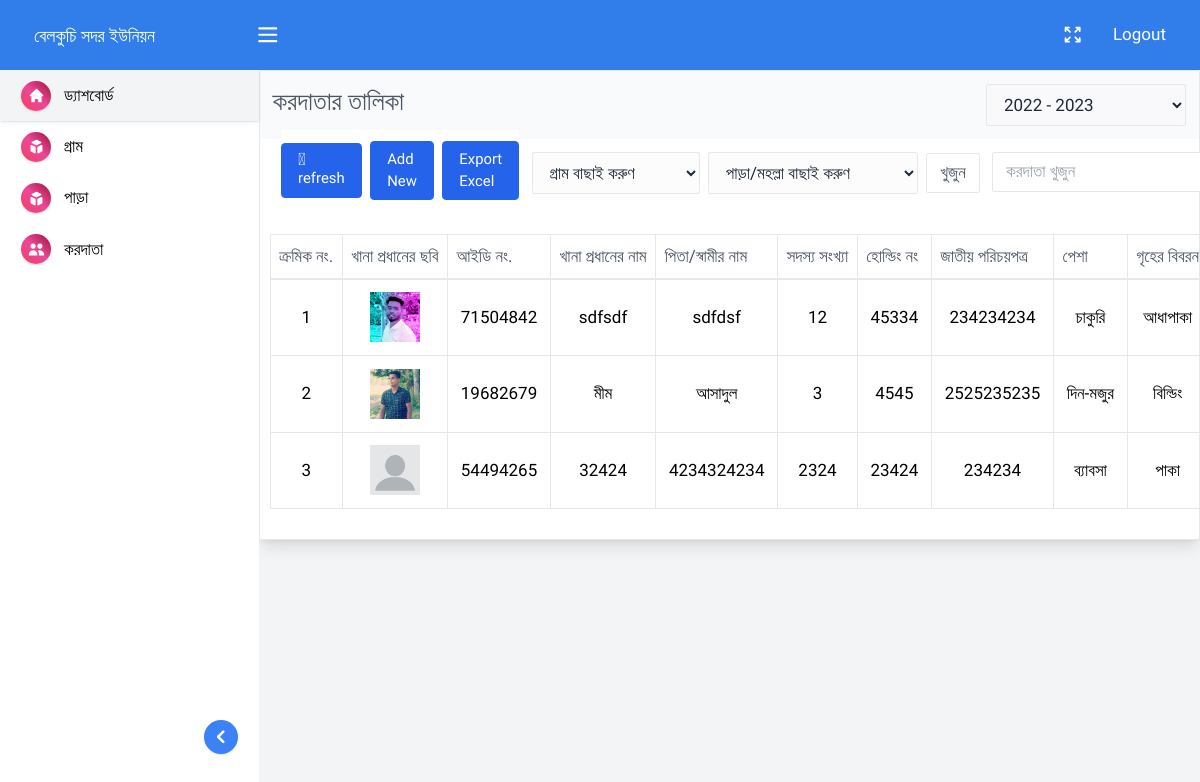
Screenshot of /tax-holder-all.php (signed in) with the database file from the repository.
### tables this page shows
CREATE TABLE `union_name` (
  `id` int(255) NOT NULL,
  `admin_id` int(255) NOT NULL,
  `union_name` varchar(255) NOT NULL,
  `pass` varchar(255) NOT NULL,
  `time` int(255) NOT NULL
);

CREATE TABLE `person` (
  `admin_id` int(255) NOT NULL,
  `id` int(255) NOT NULL,
  `id_no` int(255) NOT NULL,
  `name` varchar(255) NOT NULL,
  `guardian_name` varchar(255) NOT NULL,
  `village` varchar(255) NOT NULL,
  `section` varchar(255) NOT NULL,
  `word_no` varchar(255) NOT NULL,
  `family_member` int(255) NOT NULL,
  `male` int(255) NOT NULL,
  `female` int(255) NOT NULL,
  `holding_no` varchar(255) NOT NULL,
  `nid_no` varchar(300) NOT NULL,
  `profession` varchar(255) NOT NULL,
  `home` varchar(255) NOT NULL,
  `net_worth` int(255) NOT NULL,
  `annual_tax` int(255) NOT NULL,
  `ablable_tax` int(255) NOT NULL,
  `due_tax` int(255) NOT NULL,
  `present_year` varchar(255) NOT NULL,
  `mobile_no` varchar(300) NOT NULL,
  `status` varchar(255) NOT NULL DEFAULT 'Pending',
  `obostha` varchar(255) NOT NULL DEFAULT 'বহাল',
  `file_name` varchar(255) NOT NULL DEFAULT 'avatar.jpg',
  `time` int(255) NOT NULL
);

### include/functions.php (called while the page is built, shortened)
<?php
$time = time();
  ?>

### tax-holder-all.php (the view, shortened to what this page needs)
<?php include("common/header.php");?>
<?php
if(isset($_SESSION['year'])){
    $year = $_SESSION['year'];
}else{
    $year_left = 86400*365;
    $present_year = $time-$year_left;
    $year = date("Y",$present_year) ." - ". date("Y",time());
}
if(isset($_SESSION['village'])){
    $sess_vlg = $_SESSION['village'];
}else{
    $sess_vlg = 0;
}
if(isset($_SESSION['section'])){
    $sess_sec = $_SESSION['section'];
}else{
    $sess_sec = 0;
}
?>
<main class="main_content">
    <?php include("common/sidebar.php");?>
    <section class="content_wrapper">
        <section class="page_main_content">
            <div class="main_content_container">
                <div class="table_content_wrapper">
                    <div class="page_title flex justify-between">
                        <h3>করদাতার তালিকা</h4>
                        <select style="width: 200px;" class="input" id="year" name="year" onchange="window.location.href='tax-holder-all.php?year='+this.options [this.selectedIndex].value">
                            <option selected style="display:none;" value="<?php echo $year?>"><?php echo $year?></option>
                        </select>
                    </div>
                    <header class="table_header">
                        <div class="table_header_left">
                            <a href="tax-holder-all.php?session_destroy=true" class="px-4 py-2 text-sm bg-blue-600 text-white rounded focus:ring"><i class="fa-solid fa-rotate-right"></i> refresh</a>
                            <a href="tax-holder-add.php" class="px-4 py-2 text-sm bg-blue-600 text-white rounded focus:ring">Add New</a>
                            <a href="tax-holder-export.php" class="px-4 py-2 text-sm bg-blue-600 text-white rounded focus:ring">Export Excel</a>
                        </div>
                        <div>
                            <form action="" method="GET">
                                <div class="table_header_right">
                                <select style="width: 350PX;" name="village" id="village" class="input">
                                    <?php
                                    if($sess_vlg != 0 ){
                                    $select_village  = mysqli_fetch_assoc(mysqli_query($conn,"SELECT * FROM village WHERE admin_id=$id AND id=$sess_vlg"));
                                    ?>
                                        <option selected value="<?php echo $select_village['id']?>"><?php echo $select_village['name']?></option>
                                    <?php  }else{ ?>
                                    <option selected disabled>গ্রাম বাছাই করুণ</option>
                                   <?php }?>
                                </select>
                                <select name="section" class="input" id="section">
                                <?php
                                    if($sess_sec != 0 ){
                                    $select_section  = mysqli_fetch_assoc(mysqli_query($conn,"SELECT * FROM section WHERE admin_id=$id AND id=$sess_sec"));
                                    ?>
                                        <option selected value="<?php echo $select_section['id']?>"><?php echo $select_section['name']?></option>
                                    <?php  }else{ ?>
                                    <option selected disabled>পাড়া/মহল্লা বাছাই করুণ</option>
                                   <?php }?>
                                </select>
                                <input style="cursor:pointer;" type="submit" class="btn" value="খুজুন"/>
                            </div>
                        </form>
                        </div>
                        <form action="" method="GET">
                            <div class="table_header_right">
                                <input type="search" name="src" placeholder="করদাতা খুজুন" />
                            </div>
                        </form>
                    </header>
                    <div class="table_parent">
                        <div class="table_sub_parent">
                            <table class="table">
                                <thead>
                                    <tr>
                                        <th class="table_th"><div class="table_th_div"><span>ক্রমিক নং.</span></div></th>
                                        <th class="table_th"><div class="table_th_div"><span>খানা প্রধানের ছবি</span></div></th>
                                        <th class="table_th"><div class="table_th_div"><span>আইডি নং.</span></div></th>
                                        <th class="table_th"><div class="table_th_div"><span>খানা প্রধানের নাম</span></div></th>
                                        <th class="table_th"><div class="table_th_div"><span>পিতা/স্বামীর নাম</span></div></th>
                                        <th class="table_th"><div class="table_th_div"><span>সদস্য সংখ্যা</span></div></th>
                                        <th class="table_th"><div class="table_th_div"><span>হোল্ডিং নং</span></div></th>
                                        <th class="table_th"><div class="table_th_div"><span>জাতীয় পরিচয়পত্র</span></div></th>
                                        <th class="table_th"><div class="table_th_div"><span>পেশা</span></div></th>
                                        <th class="table_th"><div class="table_th_div"><span>গৃহের বিবরন</span></div></th>
                                    </tr>
                                </thead>
                                <tbody id="tax_holders_wrapper" class="text-sm">
                                <?php
                                if(isset($_GET['src'])){
                                    $src = $_GET['src'];
                                    $empSQL = "SELECT * FROM person WHERE admin_id=$id AND present_year='$year' AND (name LIKE '$src' OR mobile_no = '$src' OR nid_no = '$src' OR holding_no = '$src' OR guardian_name LIKE '$src')";
                                }elseif($sess_vlg > 0 && $sess_sec > 0){
                                    $empSQL = "SELECT * FROM person WHERE admin_id=$id AND present_year='$year' AND village = $sess_vlg AND section = $sess_sec ";
                                }elseif($sess_vlg > 0){
                                    $empSQL = "SELECT * FROM person WHERE admin_id=$id AND present_year='$year' AND village = $sess_vlg ";
                                }else{
                                    $empSQL = "SELECT * FROM person WHERE admin_id=$id AND present_year='$year' ";
                                }
                                $query = mysqli_query($conn, $empSQL);
                                $i = 0;
                                while($row = mysqli_fetch_assoc($query)){ $i++;
                                ?>
                                    <tr>
                                        <td class="p-3 border whitespace-nowrap">
                                            <div class="text-center"><?php echo $i?></div>
                                        </td>
                                        <td class="p-3 border whitespace-nowrap">
                                            <div class="text-center">
                                                <img style="width: 50px;height:50px;margin:auto" src="upload/<?php echo $row['file_name']?>" alt="image">
                                            </div>
                                        </td>
                                        <td class="p-3 border whitespace-nowrap">
                                            <div class="text-center"><?php echo $row['id_no']?></div>
                                        </td>
                                        <td class="p-3 border whitespace-nowrap">
                                            <div class="text-center"><?php echo $row['name']?></div>
                                        </td>
                                        <td class="p-3 border whitespace-nowrap">
                                            <div class="text-center"><?php echo $row['guardian_name']?></div>
                                        </td>
                                        <td class="p-3 border whitespace-nowrap">
                                            <div class="text-center"><?php echo $row['family_member']?></div>
                                        </td>
                                        <td class="p-3 border whitespace-nowrap">
                                            <div class="text-center"><?php echo $row['holding_no']?></div>
                                        </td>
                                        <td class="p-3 border whitespace-nowrap">
                                            <div class="text-center"><?php echo $row['nid_no']?></div>
                                        </td>
                                        <td class="p-3 border whitespace-nowrap">
                                            <div class="text-center"><?php echo $row['profession']?></div>
                                        </td>
                                        <td class="p-3 border whitespace-nowrap">
                                            <div class="text-center"><?php echo $row['home']?></div>
                                        </td>
                                    </tr>
                                    <?php  } ?>
                                </tbody>
                            </table>
                        </div>
                    </div>
                </div>
            </div>
        </section>
    </section>
</main>
<?php include("common/footer.php");?>

### common/header.php (shortened to what this page needs)
<?php include("include/functions.php");?>
<?php
if(isset($_SESSION['admin_id'])){
  $id = $_SESSION['admin_id'];
}elseif(isset($_COOKIE['admin_id'])){
  $id = $_COOKIE['admin_id'];
}else{
  $id = 0;
}
if(isset($_SESSION['admin_id'])){
  $id = $_SESSION['admin_id'];
}
$union = mysqli_fetch_assoc(mysqli_query($conn,"SELECT * FROM union_name WHERE admin_id=$id"));
?>
<!DOCTYPE html>
<html>
  <head>
    <link href="dist/css/category.css" rel="stylesheet" />
    <link href="dist/css/styles.css" rel="stylesheet" />
    <link href="dist/css/custom.css" rel="stylesheet" />
  </head>
  <body>
    <header class="header">
      <div class="header_container">
        <div class="header_left">
          <div class="header_brand">
            <a href="index.php" class="go_home">
              <div>
                <?php if($website['logo']=""){ ?>
                  <img style="width:150px;height:50px" src="upload/<?php echo $website['logo'];?>" alt="">
                 <?php }else{ ?>
                  <span style="font-size:18px;color:#fff;"><?php echo $union['union_name']?></span>
               <?php  } ?>
              </div>
            </a>
          </div>
          <button onclick="toggle_nav()" class="menu_icon"></button>
        </div>
        <div class="header_right">
          <button onclick="toggle_full_screen()" class="expand_icon"></button>
          <a style="color:#fff" onclick="return confirm('Are You Sure To Logout?')" href="logout.php">Logout</a>
        </div>
      </div>
    </header>

### rows the page displays
union_name: union_name "বেলকুচি সদর ইউনিয়ন"
person: file_name (picture), id_no "71504842", name "sdfsdf", guardian_name "sdfdsf", family_member "12", holding_no "45334", nid_no "234234234", profession "চাকুরি", home "আধাপাকা"
person: file_name (picture), id_no "19682679", name "মীম", guardian_name "আসাদুল", family_member "3", holding_no "4545", nid_no "2525235235", profession "দিন-মজুর", home "বিল্ডিং"
person: file_name (placeholder picture), id_no "54494265", name "32424", guardian_name "4234324234", family_member "2324", holding_no "23424", nid_no "234234", profession "ব্যাবসা", home "পাকা"

### other values shown
form field year "2022 - 2023"
